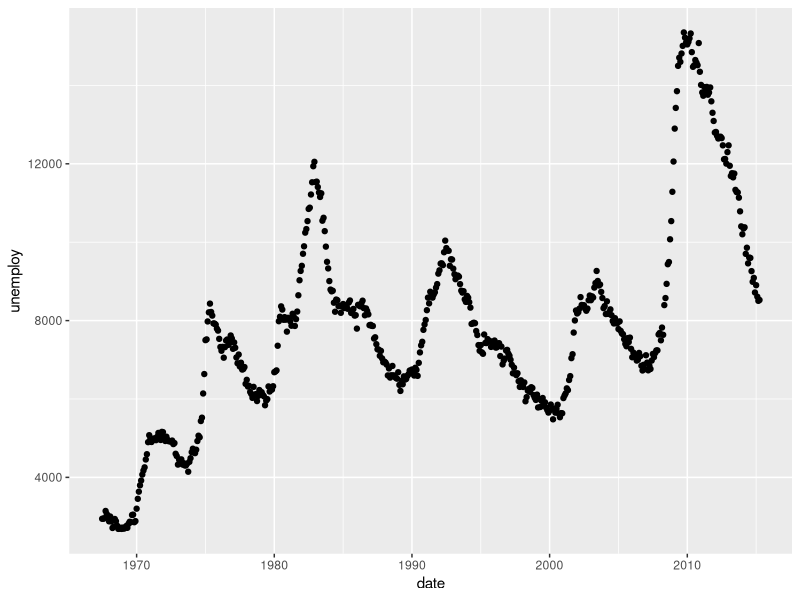
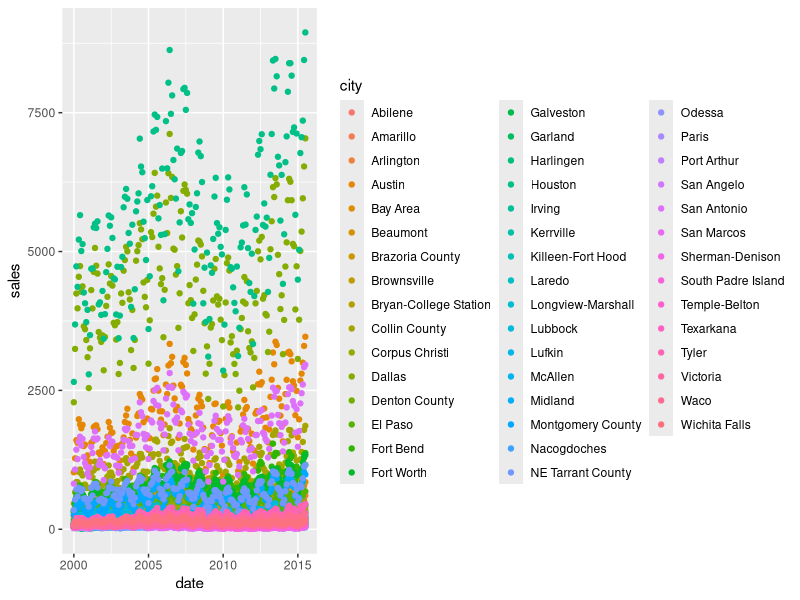
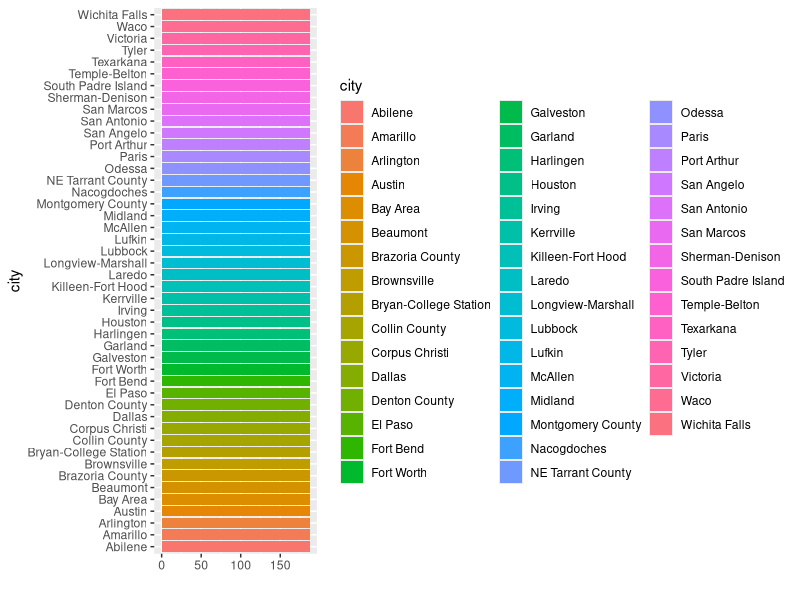
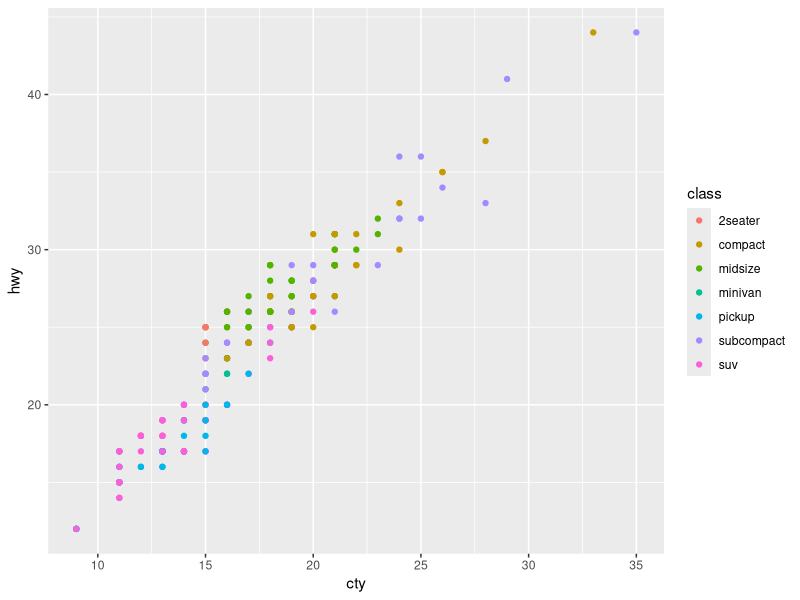
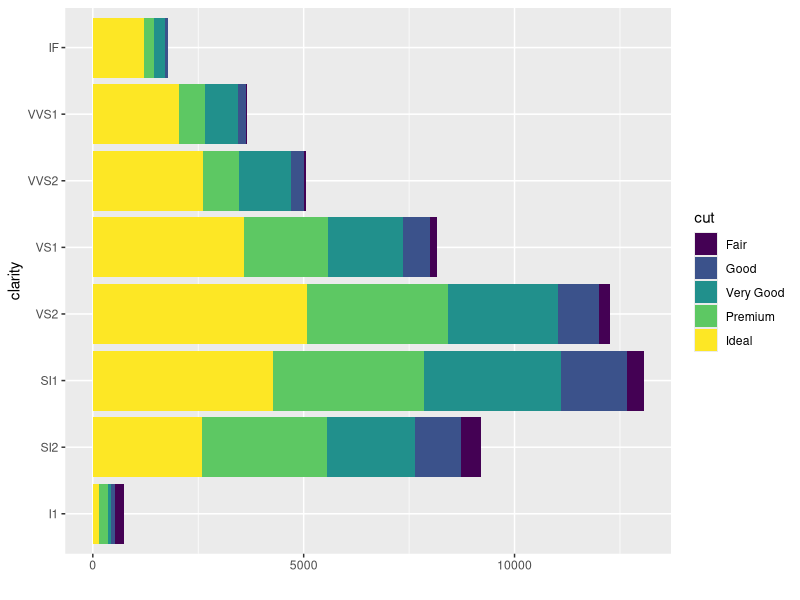

The R script that drew these images, in order:
data(package = .packages(all.available = TRUE)) 
# 
data() 
# 
data(package = 'ggplot2')

install.packages('ggplot2')

library(ggplot2)
data(package = 'ggplot2')

?economics
ggplot2::economics
qplot(data=economics,x=date,y=unemploy,geom='point')


?txhousing
ggplot2::txhousing
qplot(data=txhousing, x=date, y=sales, geom='point',color=city)
qplot(data=txhousing, y=city, geom='bar', fill=city)

?mpg
ggplot2::mpg
qplot(data=mpg,x=cty,y=hwy,geom='point',color=class)

?diamonds
ggplot2::diamonds
qplot(data=diamonds,y=clarity,geom='bar', fill=cut)
